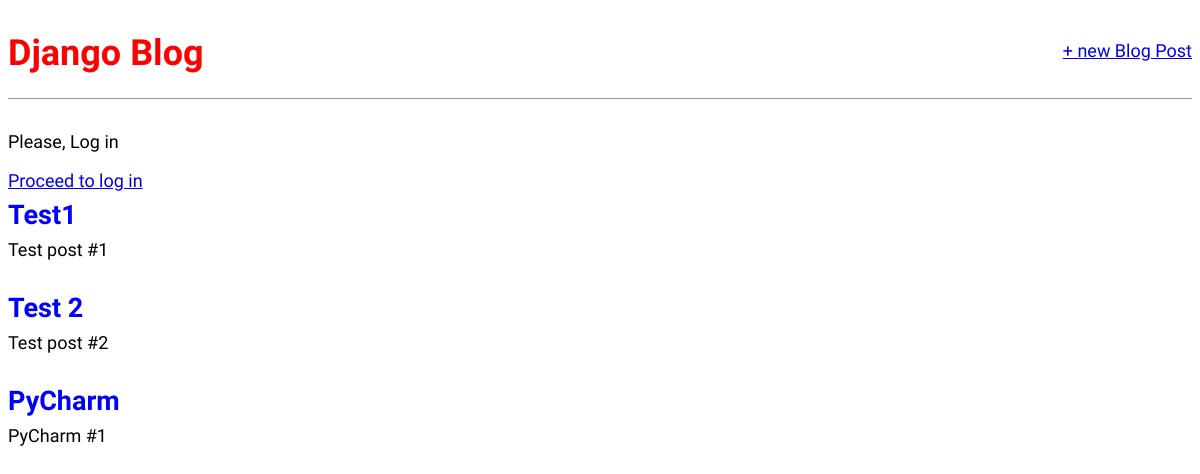
The page / on the database its author committed.
### blog/models.py (models this page shows, shortened)
class Post(models.Model):
    title = models.CharField(max_length=200)
    author = models.ForeignKey('auth.User', on_delete=models.CASCADE, )
    body = models.TextField()

### blog/views.py (the view)
# urls.py: path('', BlogListView.as_view(), name='homepage'),
class BlogListView(ListView):
    model = Post
    template_name = 'home.html'

### templates/home.html
{% extends 'base.html' %}
{% block content %}
    {% for post in object_list %}
        <div class="post-entry">
            <h2><a href="{% url 'post_detail_page' post.pk %}">{{ post.title }}</a></h2>
            <p>{{ post.body }}</p>
        </div>
    {% endfor %}
{% endblock content %}

### static/css/base.css (style rules this page uses)
body { font-family: 'Source Sans Pro', sans-serif; font-size: 18px; }
.post-entry { margin-bottom: 2rem; }
.post-entry h2 { margin: 0.5rem 0; }
.post-entry h2 a, .post-entry h2 a:visited { color: blue; text-decoration: none; }
.post-entry p { margin: 0; font-weight: 400; }

### rows shown on the page
Post: title "Test1", body "Test post #1"
Post: title "Test 2", body "Test post #2"
Post: title "PyCharm", body "PyCharm #1"
